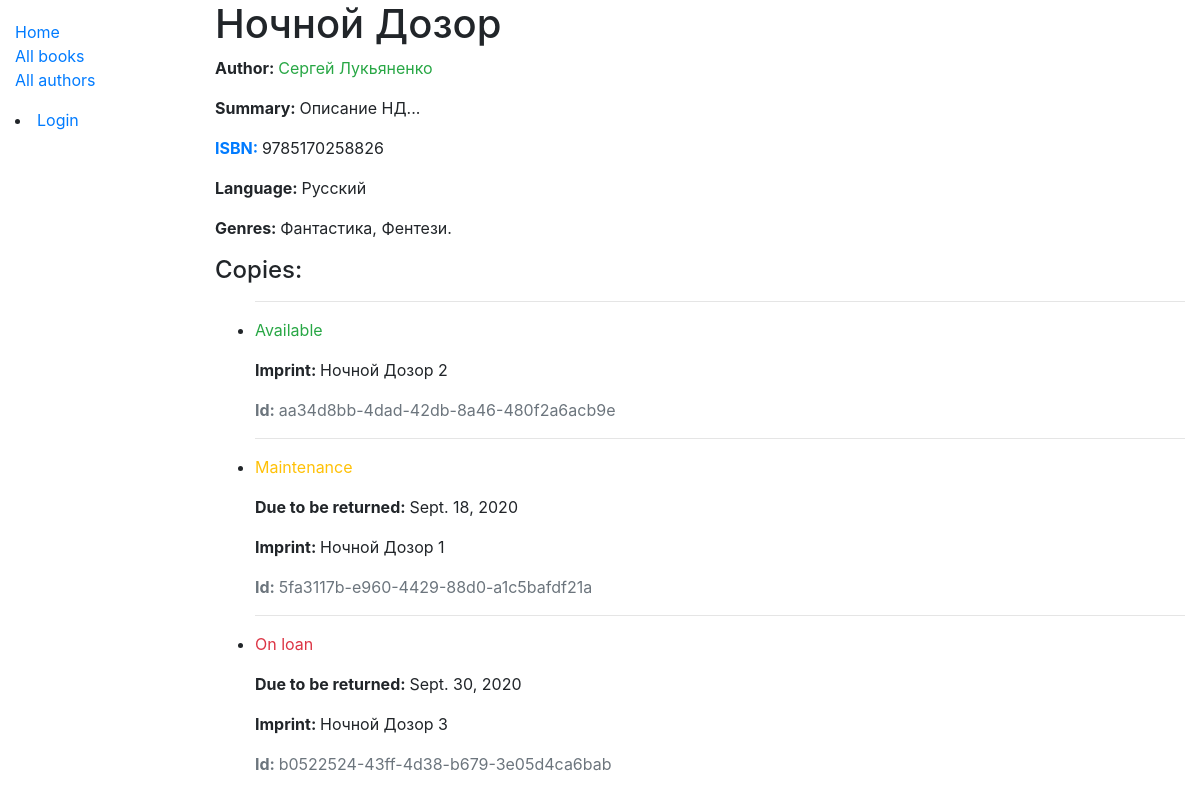
/catalog/books/1, run on the app's committed database.
### catalog/models.py (models this page shows, shortened)
class Book(models.Model):
    title = models.CharField(max_length=80, help_text="Enter a book name here")
    author = models.ForeignKey('Author', on_delete=models.SET_NULL, null=True)
    language = models.ForeignKey('Language', on_delete=models.SET_NULL, null=True)
    summary = models.TextField(max_length=1000, help_text="Enter a description of the book")
    isbn = models.CharField('ISBN', max_length=13,
                            help_text='13 Character <a href="https://www.isbn-international.org/content/what-isbn">ISBN number</a>')
    genre = models.ManyToManyField(Genre, help_text="Select a genre for this book")

class Author(models.Model):
    first_name = models.CharField(max_length=50)
    last_name = models.CharField(max_length=50)
    date_of_birth = models.DateField(null=True, blank=True)
    date_of_death = models.DateField('Died', null=True, blank=True)
    def get_absolute_url(self):
        return reverse('author-detail', args=[str(self.id)])
    def __str__(self):
        return '%s %s' % (self.first_name, self.last_name)

class Language(models.Model):
    name = models.CharField(max_length=30, help_text="Enter a book language here")
    def __str__(self):
        return self.name

class Genre(models.Model):
    name = models.CharField(max_length=50, help_text="Enter a book genre here")
    def __str__(self):
        return self.name

class BookInstance(models.Model):
    id = models.UUIDField(primary_key=True, default=uuid.uuid4,
                          help_text="Unique ID for this particular book across whole library")
    book = models.ForeignKey(Book, on_delete=models.SET_NULL, null=True)
    imprint = models.CharField(max_length=200)
    due_back = models.DateField(null=True, blank=True)
    borrower = models.ForeignKey(User, models.SET_NULL, null=True)
    LOAN_STATUS = (
        ('m', 'Maintenance'),
        ('o', 'On loan'),
        ('a', 'Available'),
        ('r', 'Reserved'),
    )
    status = models.CharField(max_length=1, choices=LOAN_STATUS, blank=True, default='m', help_text='Book availability')
    class Meta:
        ordering = ["due_back"]
    def get_status_display(self):
        return dict(self.LOAN_STATUS)[self.status]

### catalog/views.py (the view)
# urls.py: path('books/<pk>', views.BookDetailView.as_view(), name='book-detail'),
class BookDetailView(DetailView):
    model = Book
    context_object_name = 'book'
    template_name = 'books/book_detail.html'

### templates/books/book_detail.html (shortened to what this page needs)
{% extends 'basic.html' %}
{% block content %}
    <h1>{{ book.title }}</h1>
    <p><strong>Author: </strong><a class="text text-success" href="{{ book.author.get_absolute_url }}">{{ book.author }}</a></p>
    <p><strong>Summary: </strong>{{ book.summary }}</p>
    <p><strong><a href="https://www.isbn-international.org/content/what-isbn">ISBN: </a></strong>{{ book.isbn }}</p>
    <p><strong>Language: </strong>{{ book.language }}</p>
    <p>
        <strong>Genres: </strong>
        {% for genre in book.genre.all %}
            {{ genre }}{% if not forloop.last %},{% else %}.{% endif %}
        {% endfor %}
    </p>
    <h4>Copies:</h4>
    <ul>
    {% for instance in book.bookinstance_set.all %}
        <hr>
        <li>
            <p class="{% if instance.status == 'a' %}text-success{% elif instance.status == 'o' %}text-danger{% else %}text-warning{% endif %}">
                {{ instance.get_status_display }}
            </p>
            {% if instance.status != 'a' %}
                <p><strong>Due to be returned: </strong>{{ instance.due_back }}</p>
            {% endif %}
            <p><strong>Imprint: </strong>{{ instance.imprint }}</p>
            <p class="text-muted"><strong>Id: </strong>{{ instance.id }}</p>
        </li>
    {% endfor %}
    </ul>
{% endblock %}

### templates/basic.html (shortened to what this page needs)
<!DOCTYPE html>
<html lang="en">
<head>
    <link rel="stylesheet" href="https://maxcdn.bootstrapcdn.com/bootstrap/4.0.0/css/bootstrap.min.css">
    {% load static %}
    <link rel="stylesheet" href="{% static "css/styles.css" %}">
</head>
<body>
    <div class="container-fluid">
        <div class="row">
            <div class="col-sm-2">
                {% block sidebar %}
                    <ul class="sidebar-nav">
                        <li><a href="{% url 'index' %}">Home</a></li>
                        <li><a href="{% url 'books' %}">All books</a></li>
                        <li><a href="{% url 'authors' %}">All authors</a></li>
                    </ul>
                    {% if user.is_authenticated %}
                        <li>User: {{ user.get_username }}</li>
                        <li><a href="{% url 'logout'%}?next={{request.path}}">Logout</a></li>
                    {% else %}
                        <li><a href="{% url 'login'%}?next={{request.path}}">Login</a></li>
                    {% endif %}
                {% endblock %}
            </div>
            <div class="col-sm-10 ">
                {% block content %}{% endblock %}
            </div>
        </div>
    </div>
</body>
</html>

### catalog/static/css/styles.css (style rules this page uses)
.sidebar-nav { margin-top: 20px; padding: 0; list-style: none; }

### data on the page
Book: title "Ночной Дозор", author "Сергей Лукьяненко", summary "Описание НД...", isbn "9785170258826", language "Русский"
Genre: name "Фантастика"
Genre: name "Фентези"
BookInstance: status "Available", imprint "Ночной Дозор 2", id "aa34d8bb-4dad-42db-8a46-480f2a6acb9e"
BookInstance: status "Maintenance", due_back "Sept. 18, 2020", imprint "Ночной Дозор 1", id "5fa3117b-e960-4429-88d0-a1c5bafdf21a"
BookInstance: status "On loan", due_back "Sept. 30, 2020", imprint "Ночной Дозор 3", id "b0522524-43ff-4d38-b679-3e05d4ca6bab"
